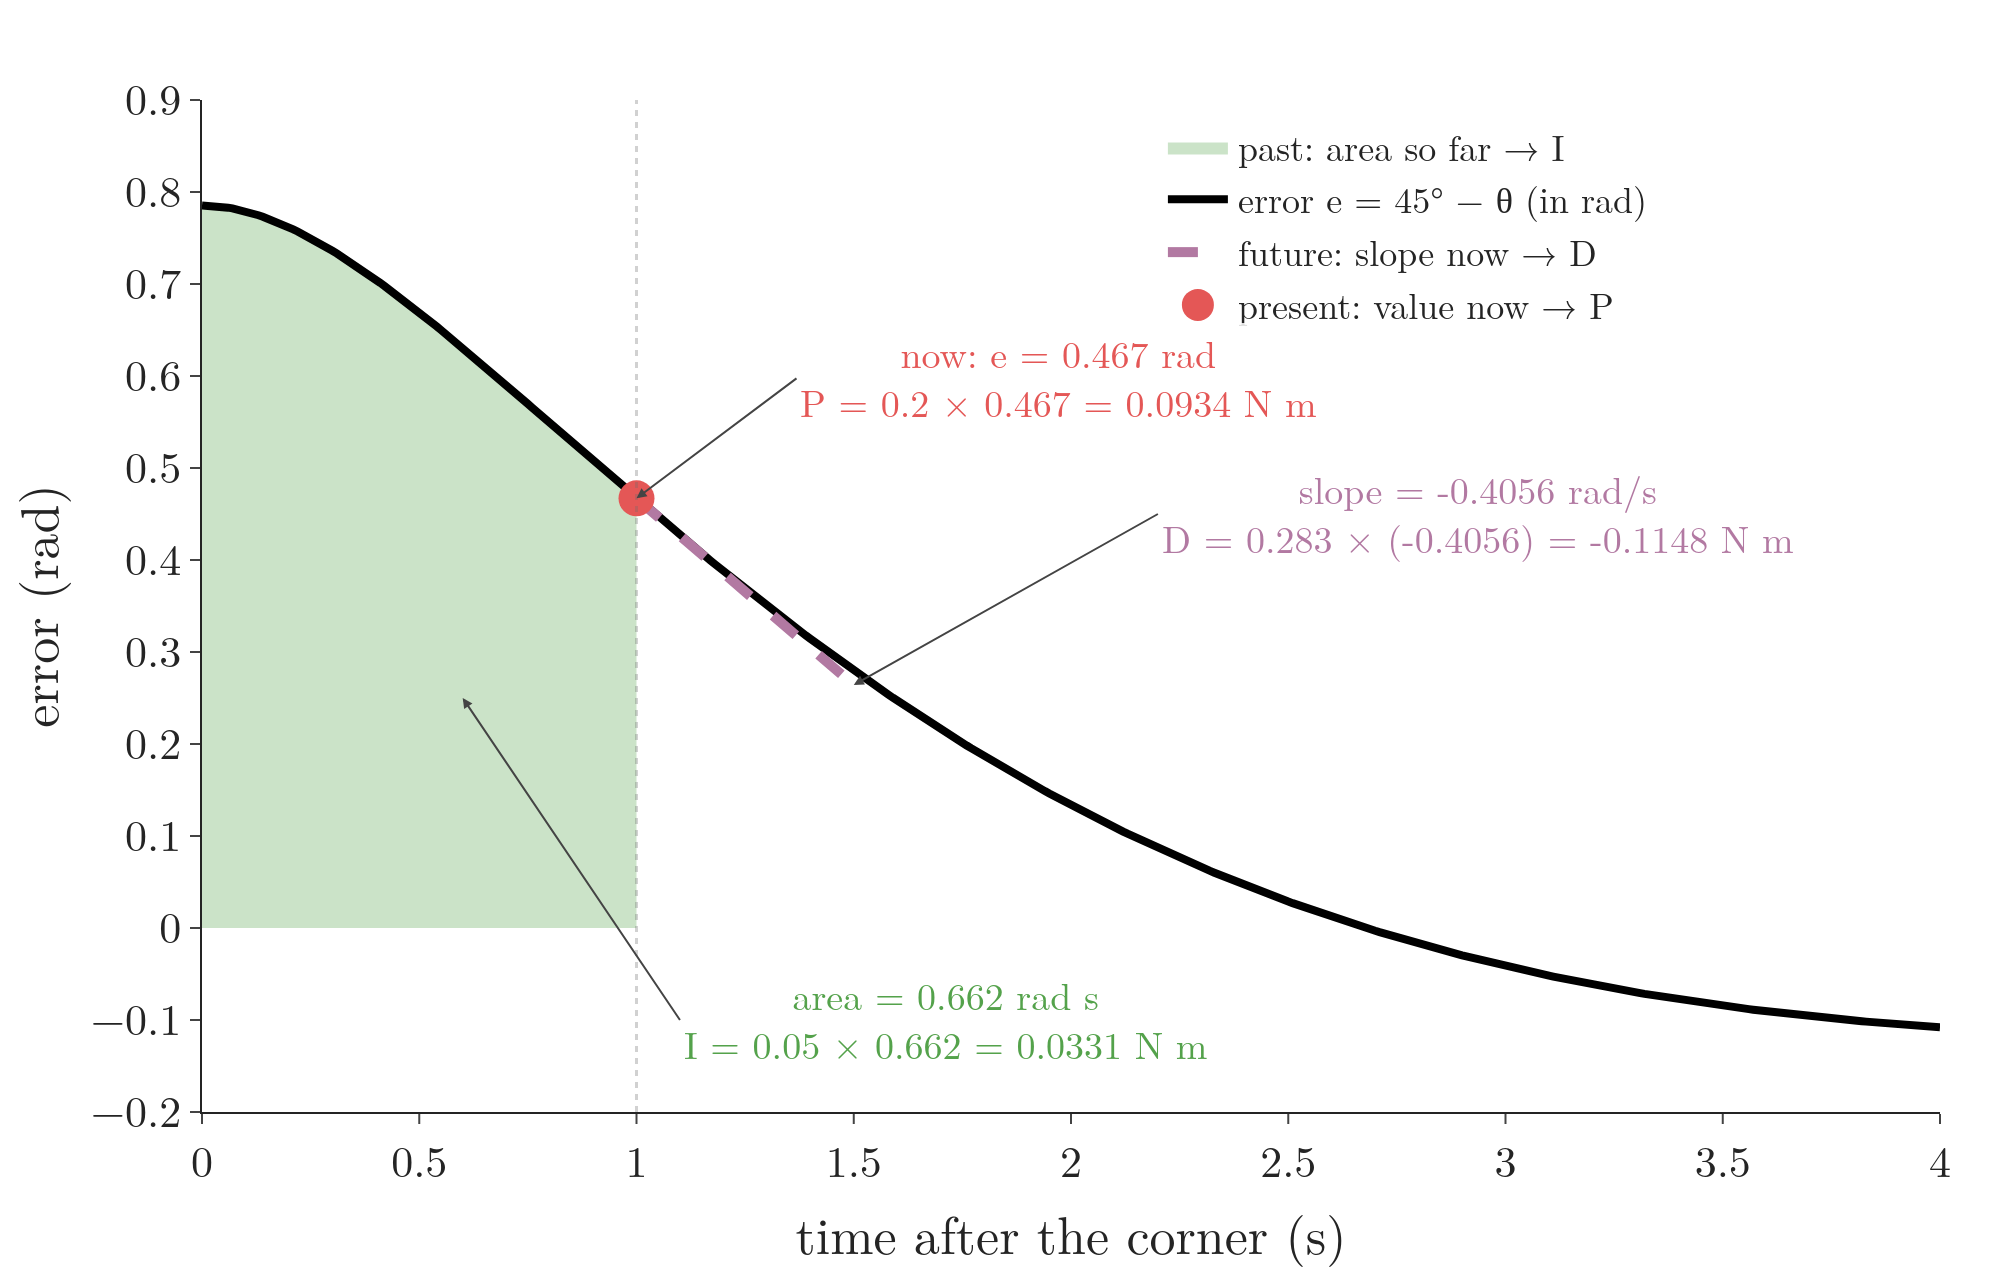

Generate this figure with Python:
"""Past, present and future of the error (after FBS Fig. 1.15), on the PID run with the dragging gearbox, at t = 1 s.
Present: the error now, 0.467 rad; the P part is 0.2 x 0.467 = 0.0934 N m. Past: the shaded area under the error
curve so far, the running sum 0.662 rad s; the I part is 0.05 x 0.662 = 0.0331 N m. Future: the slope of the error
now, -0.4056 rad/s (the line extends it 0.5 s ahead); the D part is 0.283 x -0.4056 = -0.1148 N m.
Run -> three_terms.png"""
from pathlib import Path

import numpy as np
import plotly.graph_objects as go

import headkit as h
from gifkit import FONT, GREEN, GREY, PURPLE, RED

here = Path(__file__).parent
A = h.run(4, kd=h.KD, ki=h.KI, tau_d=h.TAU_DRAG)
k = int(round(1.0 / h.DT))
e, s, de = A["e"][k], A["integ"][k], A["de"][k]
assert round(e, 3) == 0.467 and round(s, 3) == 0.662
assert abs(round(A["p"][k], 4) - 0.0934) < 1e-9 and abs(round(A["i"][k], 4) - 0.0331) < 1e-9
assert abs(round(A["d"][k], 4) + 0.1148) < 1e-9 and abs(round(de, 4) + 0.4056) < 1e-9

fig = go.Figure()
fig.add_trace(go.Scatter(x=A["t"][:k + 1], y=A["e"][:k + 1], mode="lines", fill="tozeroy",
                         fillcolor="rgba(84,162,75,0.3)", line=dict(width=0), name="past: area so far → I"))
fig.add_trace(go.Scatter(x=A["t"], y=A["e"], mode="lines", line=dict(color="black", width=4), name="error e = 45° − θ (in rad)"))
fig.add_trace(go.Scatter(x=[1.0, 1.5], y=[e, e + 0.5 * de], mode="lines", line=dict(color=PURPLE, width=5, dash="dash"),
                         name="future: slope now → D"))
fig.add_trace(go.Scatter(x=[1.0], y=[e], mode="markers", marker=dict(color=RED, size=18), name="present: value now → P"))
fig.add_annotation(x=1.0, y=e, text=f"now: e = {e:.3f} rad<br>P = 0.2 × {e:.3f} = {A['p'][k]:.4f} N m", ax=80, ay=-60,
                   arrowhead=2, xanchor="left", font=dict(size=19, color=RED), bgcolor="rgba(255,255,255,0.85)")
fig.add_annotation(x=0.6, y=0.25, ax=1.1, ay=-0.1, axref="x", ayref="y", xanchor="left", arrowhead=2,
                   text=f"area = {s:.3f} rad s<br>I = 0.05 × {s:.3f} = {A['i'][k]:.4f} N m",
                   font=dict(size=19, color=GREEN), bgcolor="rgba(255,255,255,0.85)")
fig.add_annotation(x=1.5, y=e + 0.5 * de, text=f"slope = {de:.4f} rad/s<br>D = 0.283 × ({de:.4f}) = {A['d'][k]:.4f} N m",
                   ax=2.2, ay=0.45, axref="x", ayref="y", arrowhead=2, xanchor="left", font=dict(size=19, color=PURPLE),
                   bgcolor="rgba(255,255,255,0.85)")
fig.add_vline(x=1.0, line=dict(color=GREY, width=1.5, dash="dot"))
fig.update_xaxes(range=[0, 4], dtick=0.5, title="time after the corner (s)")
fig.update_yaxes(range=[-0.2, 0.9], dtick=0.1, title="error (rad)")
fig.update_layout(template="simple_white", font=FONT, width=1000, height=640, margin=dict(l=90, r=30, t=50, b=70),
                  legend=dict(x=0.55, y=0.99, font=dict(size=18), bgcolor="rgba(255,255,255,0.85)"))
fig.write_image(here / "three_terms.png", scale=2)
